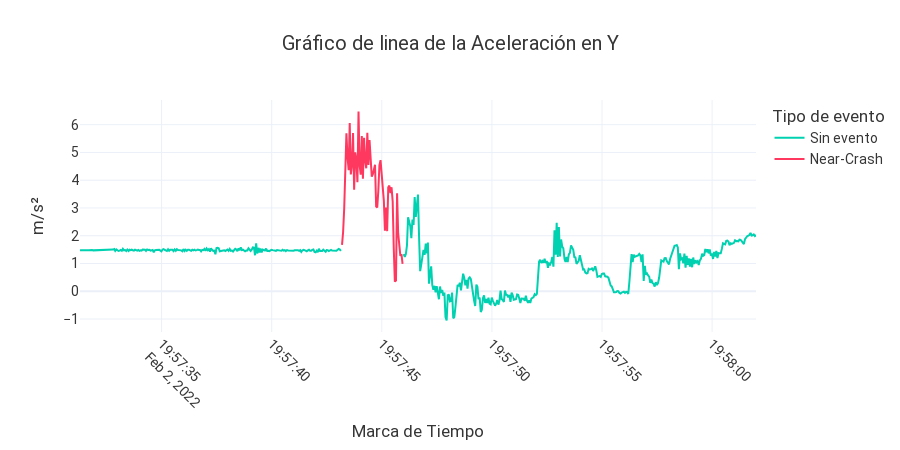

Source (notebook cell):
### Code cell
min_ID = 31292  # ID to start near-crash
max_ID = 31347  # ID to end near-crash

df.loc[(df["id"] >= min_ID) & (df["id"] <= max_ID), "eventClass"] = 1
print("Offset correction")
line_chart(df, "accY")

### Figure 1 — Plotly figure (JSON) as saved in the notebook; plotly's stock layout.template omitted (floating-point values rounded to 4 significant figures; data arrays with more than 128 entries replaced by an {"elided": "..."} marker saying what was removed)
{"data": [{"hovertemplate": "X = %{x}<br>Y = %{y}<br>ID = %{text}", "marker": {"color": "#00D1B1"}, "name": "Sin evento", "text": {"elided": "615 int values"}, "type": "scatter", "x": {"elided": "615 str values"}, "y": {"elided": "615 float values"}}, {"hovertemplate": "X = %{x}<br>Y = %{y}<br>ID = %{text}", "marker": {"color": "#FF385F"}, "name": "Near-Crash", "text": {"elided": "615 int values"}, "type": "scatter", "x": {"elided": "615 str values"}, "y": {"elided": "615 float values"}}], "layout": {"autosize": true, "font": {"color": "#363636", "family": "BlinkMacSystemFont,-apple-system,Segoe UI,Roboto,Oxygen,Ubuntu,                     Cantarell,Fira Sans,Droid Sans,Helvetica Neue,Helvetica,Arial,sans-serif", "size": 14}, "height": 450, "legend": {"title": {"text": "Tipo de evento"}}, "title": {"text": "Gráfico de linea de la Aceleración en Y", "x": 0.5}, "xaxis": {"nticks": 12, "tickangle": 45, "title": {"text": "Marca de Tiempo"}}, "yaxis": {"nticks": 12, "title": {"text": "m/s²"}}}}
